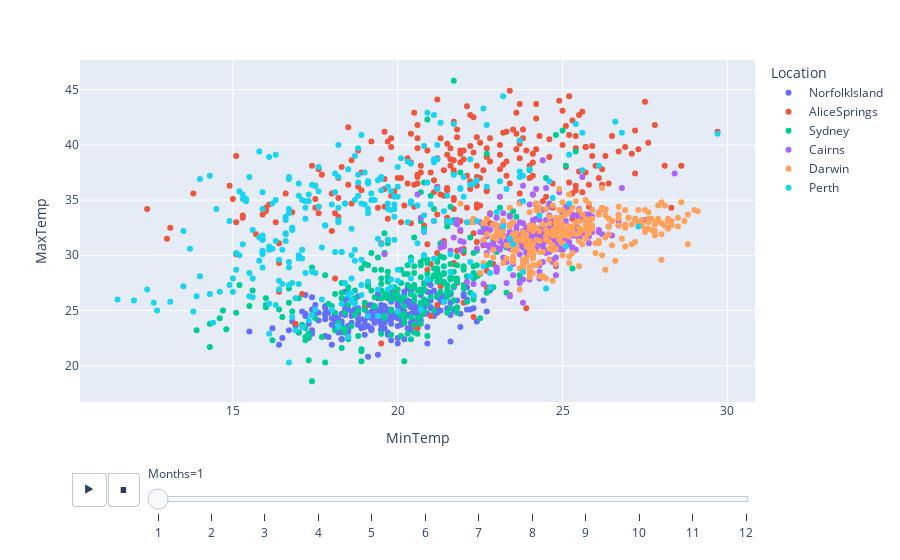

The notebook cell this image was saved under:
### Code cell
px.scatter(data_frame = df_temp,
           x = 'MinTemp',
           y = 'MaxTemp',
           color = 'Location',
           animation_frame = 'Months'
           )

### Figure 1 — Plotly figure (JSON) as saved in the notebook; plotly's stock layout.template omitted (floating-point values rounded to 4 significant figures; data arrays with more than 128 entries replaced by an {"elided": "..."} marker saying what was removed)
{"data": [{"hovertemplate": "Location=NorfolkIsland<br>Months=1<br>MinTemp=%{x}<br>MaxTemp=%{y}<extra></extra>", "legendgroup": "NorfolkIsland", "marker": {"color": "#636efa", "symbol": "circle"}, "mode": "markers", "name": "NorfolkIsland", "orientation": "v", "showlegend": true, "type": "scatter", "x": {"elided": "279 float values"}, "xaxis": "x", "y": {"elided": "279 float values"}, "yaxis": "y"}, {"hovertemplate": "Location=AliceSprings<br>Months=1<br>MinTemp=%{x}<br>MaxTemp=%{y}<extra></extra>", "legendgroup": "AliceSprings", "marker": {"color": "#EF553B", "symbol": "circle"}, "mode": "markers", "name": "AliceSprings", "orientation": "v", "showlegend": true, "type": "scatter", "x": {"elided": "279 float values"}, "xaxis": "x", "y": {"elided": "279 float values"}, "yaxis": "y"}, {"hovertemplate": "Location=Sydney<br>Months=1<br>MinTemp=%{x}<br>MaxTemp=%{y}<extra></extra>", "legendgroup": "Sydney", "marker": {"color": "#00cc96", "symbol": "circle"}, "mode": "markers", "name": "Sydney", "orientation": "v", "showlegend": true, "type": "scatter", "x": {"elided": "279 float values"}, "xaxis": "x", "y": {"elided": "279 float values"}, "yaxis": "y"}, {"hovertemplate": "Location=Cairns<br>Months=1<br>MinTemp=%{x}<br>MaxTemp=%{y}<extra></extra>", "legendgroup": "Cairns", "marker": {"color": "#ab63fa", "symbol": "circle"}, "mode": "markers", "name": "Cairns", "orientation": "v", "showlegend": true, "type": "scatter", "x": {"elided": "279 float values"}, "xaxis": "x", "y": {"elided": "279 float values"}, "yaxis": "y"}, {"hovertemplate": "Location=Darwin<br>Months=1<br>MinTemp=%{x}<br>MaxTemp=%{y}<extra></extra>", "legendgroup": "Darwin", "marker": {"color": "#FFA15A", "symbol": "circle"}, "mode": "markers", "name": "Darwin", "orientation": "v", "showlegend": true, "type": "scatter", "x": {"elided": "279 float values"}, "xaxis": "x", "y": {"elided": "279 float values"}, "yaxis": "y"}, {"hovertemplate": "Location=Perth<br>Months=1<br>MinTemp=%{x}<br>MaxTemp=%{y}<extra></extra>", "legendgroup": "Perth", "marker": {"color": "#19d3f3", "symbol": "circle"}, "mode": "markers", "name": "Perth", "orientation": "v", "showlegend": true, "type": "scatter", "x": {"elided": "279 float values"}, "xaxis": "x", "y": {"elided": "279 float values"}, "yaxis": "y"}], "layout": {"legend": {"title": {"text": "Location"}, "tracegroupgap": 0}, "margin": {"t": 60}, "sliders": [{"active": 0, "currentvalue": {"prefix": "Months="}, "len": 0.9, "pad": {"b": 10, "t": 60}, "steps": [{"args": [["1"], {"frame": {"duration": 0, "redraw": false}, "fromcurrent": true, "mode": "immediate", "transition": {"duration": 0, "easing": "linear"}}], "label": "1", "method": "animate"}, {"args": [["2"], {"frame": {"duration": 0, "redraw": false}, "fromcurrent": true, "mode": "immediate", "transition": {"duration": 0, "easing": "linear"}}], "label": "2", "method": "animate"}, {"args": [["3"], {"frame": {"duration": 0, "redraw": false}, "fromcurrent": true, "mode": "immediate", "transition": {"duration": 0, "easing": "linear"}}], "label": "3", "method": "animate"}, {"args": [["4"], {"frame": {"duration": 0, "redraw": false}, "fromcurrent": true, "mode": "immediate", "transition": {"duration": 0, "easing": "linear"}}], "label": "4", "method": "animate"}, {"args": [["5"], {"frame": {"duration": 0, "redraw": false}, "fromcurrent": true, "mode": "immediate", "transition": {"duration": 0, "easing": "linear"}}], "label": "5", "method": "animate"}, {"args": [["6"], {"frame": {"duration": 0, "redraw": false}, "fromcurrent": true, "mode": "immediate", "transition": {"duration": 0, "easing": "linear"}}], "label": "6", "method": "animate"}, {"args": [["7"], {"frame": {"duration": 0, "redraw": false}, "fromcurrent": true, "mode": "immediate", "transition": {"duration": 0, "easing": "linear"}}], "label": "7", "method": "animate"}, {"args": [["8"], {"frame": {"duration": 0, "redraw": false}, "fromcurrent": true, "mode": "immediate", "transition": {"duration": 0, "easing": "linear"}}], "label": "8", "method": "animate"}, {"args": [["9"], {"frame": {"duration": 0, "redraw": false}, "fromcurrent": true, "mode": "immediate", "transition": {"duration": 0, "easing": "linear"}}], "label": "9", "method": "animate"}, {"args": [["10"], {"frame": {"duration": 0, "redraw": false}, "fromcurrent": true, "mode": "immediate", "transition": {"duration": 0, "easing": "linear"}}], "label": "10", "method": "animate"}, {"args": [["11"], {"frame": {"duration": 0, "redraw": false}, "fromcurrent": true, "mode": "immediate", "transition": {"duration": 0, "easing": "linear"}}], "label": "11", "method": "animate"}, {"args": [["12"], {"frame": {"duration": 0, "redraw": false}, "fromcurrent": true, "mode": "immediate", "transition": {"duration": 0, "easing": "linear"}}], "label": "12", "method": "animate"}], "x": 0.1, "xanchor": "left", "y": 0, "yanchor": "top"}], "updatemenus": [{"buttons": [{"args": [null, {"frame": {"duration": 500, "redraw": false}, "fromcurrent": true, "mode": "immediate", "transition": {"duration": 500, "easing": "linear"}}], "label": "&#9654;", "method": "animate"}, {"args": [[null], {"frame": {"duration": 0, "redraw": false}, "fromcurrent": true, "mode": "immediate", "transition": {"duration": 0, "easing": "linear"}}], "label": "&#9724;", "method": "animate"}], "direction": "left", "pad": {"r": 10, "t": 70}, "showactive": false, "type": "buttons", "x": 0.1, "xanchor": "right", "y": 0, "yanchor": "top"}], "xaxis": {"anchor": "y", "domain": [0, 1], "title": {"text": "MinTemp"}}, "yaxis": {"anchor": "x", "domain": [0, 1], "title": {"text": "MaxTemp"}}}}
